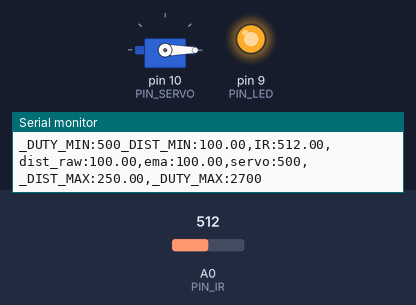
A sketch run on a simulated Arduino Uno, built with avr-gcc and run on an emulated ATmega328P. On the bench: servo, output pins drawn as LEDs (lit = HIGH), the last lines printed to the serial monitor. The inputs (shaded band) are chosen by the test bench; at power-on: A0 (PIN_IR) = 512.

Above: at 1.2 s.
1.3 s: A0 (PIN_IR) set to 365
2.8 s: A0 (PIN_IR) set to 333
At 4.0 s:
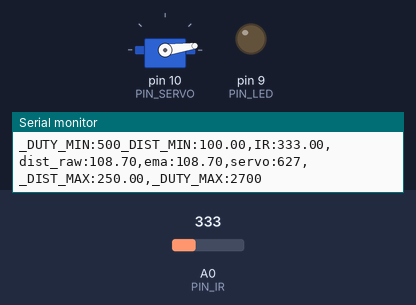
4.3 s: A0 (PIN_IR) set to 240
At 4.8 s:
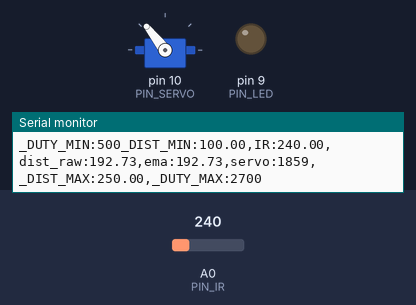
6.0 s: A0 (PIN_IR) set to 260
At 7.1 s:
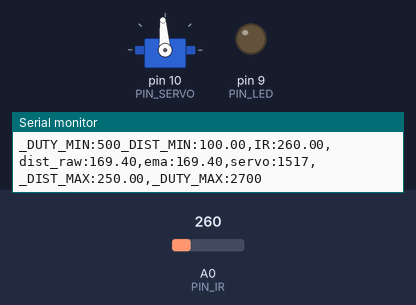
7.6 s: A0 (PIN_IR) set to 306
At 8.0 s:
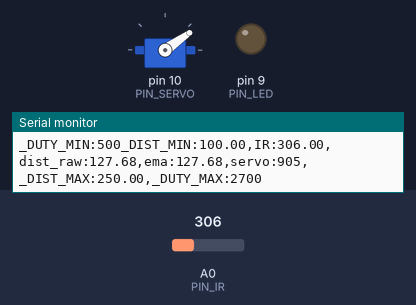
9.2 s: A0 (PIN_IR) set to 122
At 9.8 s:
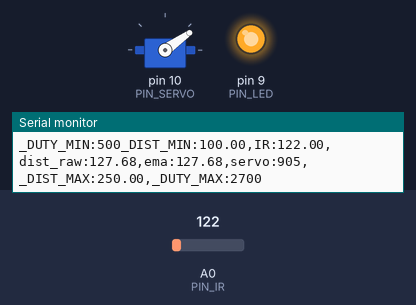
Timing chart, 0 to 11.7 s (numbered marks = the images above; inputs shaded):
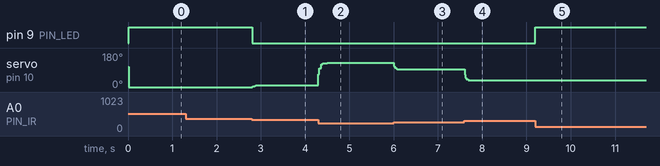

Measured:
- the behaviour switches between 348 and 347 on A0 (PIN_IR) (found by bisection; images 0 and 1)
- after the input at 2.8 s, pin 9 (PIN_LED): HIGH → LOW at once; servo on pin 10 (PIN_SERVO): 0° → 8° at once
- after the input at 4.3 s, servo on pin 10 (PIN_SERVO): 8° → 127° at once, → 128° 0.20 s later
- after the input at 6.0 s, servo on pin 10 (PIN_SERVO): 128° → 95° at once, → 94° 0.16 s later
- after the input at 7.6 s, servo on pin 10 (PIN_SERVO): 94° → 35° at once
- after the input at 9.2 s, pin 9 (PIN_LED): LOW → HIGH at once

The sketch:

17_example_3.ino
```cpp
#include <Servo.h>

#define PIN_IR    A0        // 적외선 센서 핀 A0에 연결
#define PIN_LED   9
#define PIN_SERVO 10

#define _DUTY_MIN 500  // 서보 최대 시계방향 위치 (0도)
#define _DUTY_NEU 1650  // 서보 중립 위치 (90도)
#define _DUTY_MAX 2700  // 서보 최대 반시계방향 위치 (180도)

#define _DIST_MIN  100.0   // 최소 거리 100mm
#define _DIST_MAX  250.0   // 최대 거리 250mm

#define EMA_ALPHA  0.5     // EMA 필터용 알파값

#define LOOP_INTERVAL 20   // 루프 간격 (단위: 밀리초)

Servo myservo;
unsigned long last_loop_time;   // 단위: 밀리초

float dist_prev = _DIST_MIN;
float dist_ema = _DIST_MIN;

void setup()
{
  pinMode(PIN_LED, OUTPUT);

  myservo.attach(PIN_SERVO);
  myservo.writeMicroseconds(_DUTY_NEU);

  Serial.begin(1000000);    // 1,000,000 bps
}

void loop()
{
  unsigned long time_curr = millis();
  float a_value, dist_raw;

  // 다음 이벤트 시간까지 대기
  if (time_curr < (last_loop_time + LOOP_INTERVAL))
    return;
  last_loop_time += LOOP_INTERVAL;

  a_value = analogRead(PIN_IR);
  dist_raw = ((6762.0 / (a_value - 9.0)) - 4.0) * 10.0 - 60.0;

  // 범위 필터링 코드 추가 (_DIST_MIN ~ _DIST_MAX)
  // 거리가 범위 내에 있으면 LED 켜기
  if ((dist_raw == 0.0) || (dist_raw > _DIST_MAX)) {
    dist_raw = dist_prev;           // 최대값보다 크면 이전 값으로 설정
    digitalWrite(PIN_LED, 1);       // LED 끄기
  } else if (dist_raw < _DIST_MIN) {
    dist_raw = dist_prev;           // 최솟값보다 작으면 이전 값으로 설정
    digitalWrite(PIN_LED, 1);       // LED 끄기
  } else {    // 원하는 범위 내에 있음
    dist_prev = dist_raw;
    digitalWrite(PIN_LED, 0);       // LED 켜기
  }

  dist_ema = EMA_ALPHA * dist_raw + (1 - EMA_ALPHA) * dist_ema; // EMA 필터 적용

  // 거리 값을 _DUTY_MIN에서 _DUTY_MAX로 매핑
  int duty = ((_DUTY_MAX - _DUTY_MIN) / (_DIST_MAX - _DIST_MIN)) * (dist_ema - _DIST_MIN) + _DUTY_MIN;

  myservo.writeMicroseconds(duty);

  Serial.print("_DUTY_MIN:");  Serial.print(_DUTY_MIN);
  Serial.print("_DIST_MIN:");  Serial.print(_DIST_MIN);
  Serial.print(",IR:");        Serial.print(a_value);
  Serial.print(",dist_raw:");  Serial.print(dist_raw);
  Serial.print(",ema:");       Serial.print(dist_ema);
  Serial.print(",servo:");     Serial.print(duty);
  Serial.print(",_DIST_MAX:"); Serial.print(_DIST_MAX);
  Serial.print(",_DUTY_MAX:"); Serial.print(_DUTY_MAX);
  Serial.println("");
}
```
